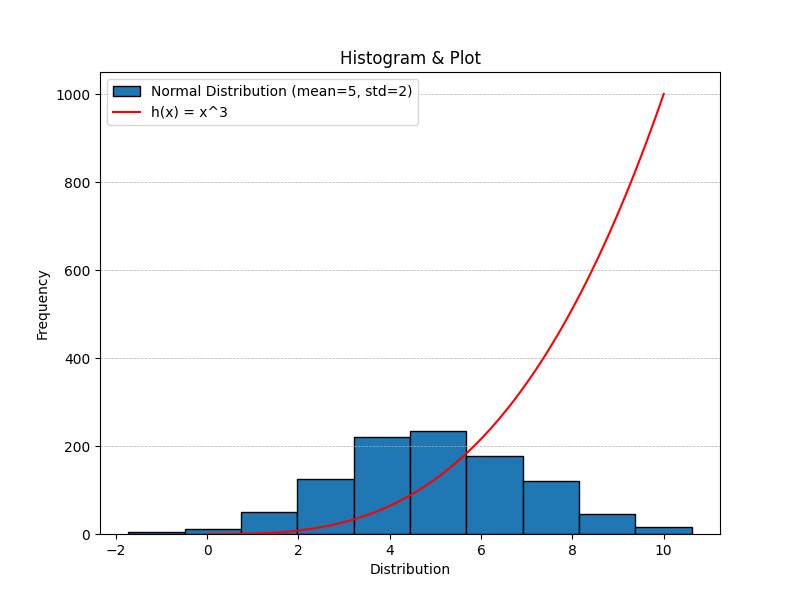

Write the Python code that produced this figure.
# This program displays a histogram of a normal distribution 
# of a 1000 values with a mean of 5 and standard deviation of 2
# and a plot of the function h(x)=x3 in the range 0 to 10
# Source: W3Schools (libraries, histogram, normal distribution, title, labels and grid)
# Source: AI models (np.linspace, function h(x)=x3, figure and figsize)
# Author: Elaine Cazetta

import numpy as np
import matplotlib.pyplot as plt

# Histogram:
# Number 5 is the mean, 2 is the STD and 1000 is the number of values
# using functions 'normal' and 'random' to get a randomic normal distribution
x_hist = np.random.normal(5, 2, 1000) 

# Plot:
# Generate x values for the function h(x) = x^3 in range 0 to 10
# Got help from AI to create x and y:
x = np.linspace(0, 10, 100)
y = x ** 3  # h(x) = x^3 

# Customize Figure Size
plt.figure(figsize=(8, 6))

# plot histogram and plot
plt.hist(x_hist, edgecolor='black', label='Normal Distribution (mean=5, std=2)') 

plt.plot(x, y, color='red', label='h(x) = x^3')

plt.title("Histogram & Plot") # Add a title to the histogram
plt.xlabel("Distribution")  # Add x axis label
plt.ylabel("Frequency") # Add y axis label
plt.grid(axis = 'y', linestyle = '--', linewidth = 0.5) # Add grid lines
plt.legend() # Add legend

plt.show() # Displays the chart

plt.savefig('plottask.png') # Saves the chart as a .png file